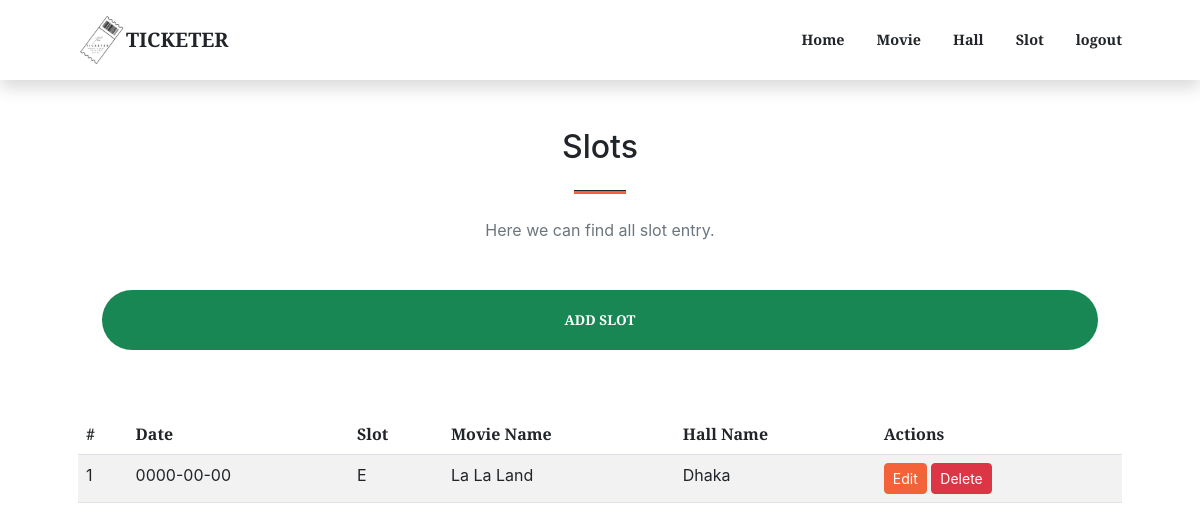
Page /admin/slot.php (signed in) on the earlier database version.
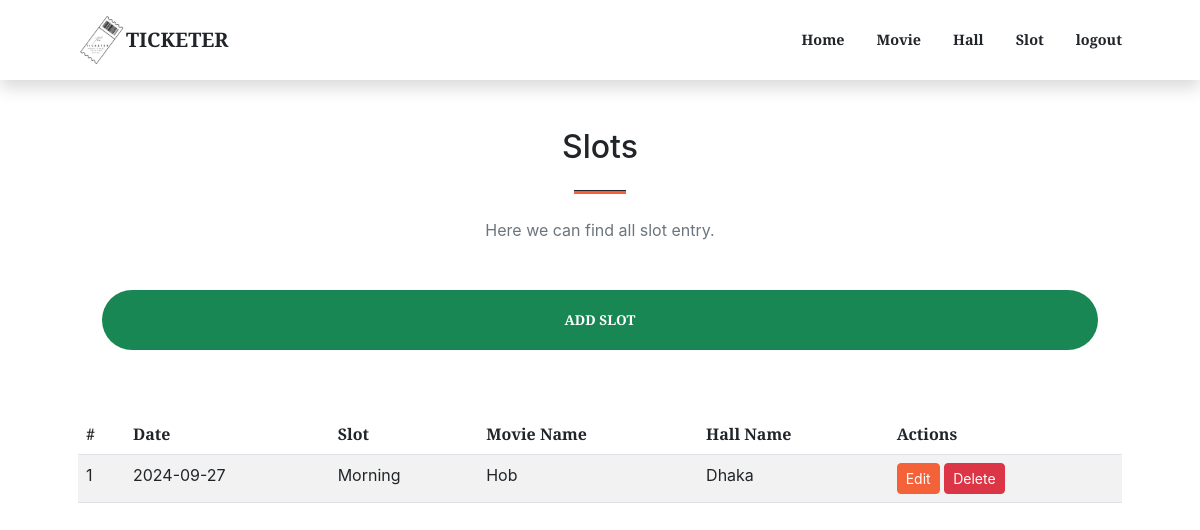
Same page on the later database version.
### tables this page shows
CREATE TABLE `slottable` (
  `movieid` int(11) NOT NULL,
  `hallid` int(11) NOT NULL,
  `slotid` int(11) NOT NULL,
  `date` date NOT NULL,
  `slot` varchar(10) NOT NULL
);

CREATE TABLE `movietable` (
  `movieid` int(11) NOT NULL,
  `moviename` varchar(100) NOT NULL,
  `releasedate` date NOT NULL,
  `genre` varchar(100) NOT NULL,
  `rating` varchar(40) NOT NULL,
  `movierating` int(11) NOT NULL,
  `poster` blob NOT NULL
);

CREATE TABLE `halltable` (
  `hallId` int(11) NOT NULL,
  `hallname` varchar(100) NOT NULL,
  `location` varchar(1000) NOT NULL,
  `rating` int(11) NOT NULL,
  `type` varchar(100) NOT NULL,
  `capacity` int(11) NOT NULL DEFAULT 48
);

### admin/includes/admin.validation.php (called while the page is built, shortened)
<?php
$login = true;
?>

### admin/slot.php (the view, shortened to what this page needs)
<?php
include './includes/admin.validation.php';
include './includes/dbcon.php';
include './includes/header.php';
$sql = "SELECT s.slotid, s.movieid, s.hallid, s.date, s.slot, h.hallname, m.moviename
        FROM slottable s
        JOIN halltable h
        JOIN movietable m
        WHERE s.movieid = m.movieid AND s.hallid = h.hallId";
$result = $conn->query($sql);
?>
<section class="page-section">
    <div class="container px-4 px-lg-5">
        <div class="row gx-4 gx-lg-5 justify-content-center">
            <div class="col-lg-8 col-xl-6 text-center">
                <h2 class="mt-0">Slots</h2>
                <hr class="divider" />
                <p class="text-muted mb-5">Here we can find all slot entry.</p>
            </div>
            <div class="container px-4 px-lg-5">
                <div class="d-grid">
                    <button class="btn btn-success btn-xl mb-3" id="addSlotBtn">Add Slot</button>
                </div>
            </div>
        </div>
        <div class="table-container">
            <table class="table table-striped">
                <thead>
                    <tr>
                        <th>#</th>
                        <th>Date</th>
                        <th>Slot</th>
                        <th>Movie Name</th>
                        <th>Hall Name</th>
                        <th>Actions</th>
                    </tr>
                </thead>
                <tbody>
                    <?php
                    if ($result->num_rows > 0) {
                        $count = 1;
                        while ($row = $result->fetch_assoc()) {
                            echo "<tr>";
                            echo "<td>" . $count . "</td>";
                            echo "<td>" . $row["date"] . "</td>";
                            echo "<td>" . $row["slot"] . "</td>";
                            echo "<td>" . $row["moviename"] . "</td>";
                            echo "<td>" . $row["hallname"] . "</td>";
                            echo "<td>
                            <button class='btn btn-primary btn-sm editSlotBtn'slotid='" . $row["slotid"] . "'slot='" . $row["slot"] . "'date='" . $row["date"] . "'movieid='" . $row["movieid"] . "'hallid='" . $row["hallid"] . "'>Edit</button>
                            <button class='btn btn-danger btn-sm deleteSlotBtn'slotid='" . $row["slotid"] . "'>Delete</button>
                            </td>";
                            echo "</tr>";
                            $count++;
                        }
                    } else {
                        echo "<tr><td colspan='7'>No records found</td></tr>";
                    }
                    ?>
                </tbody>
            </table>
        </div>
    </div>
</section>
<?php include './includes/footer.php'; ?>

### admin/includes/header.php (shortened to what this page needs)
<!DOCTYPE html>
<html lang="en">
<head>
    <link href="https://cdn.jsdelivr.net/npm/bootstrap-icons@1.5.0/font/bootstrap-icons.css" rel="stylesheet" />
    <link href="https://cdnjs.cloudflare.com/ajax/libs/SimpleLightbox/2.1.0/simpleLightbox.min.css" rel="stylesheet" />
    <link href="../css/styles.css" rel="stylesheet" />
</head>
<body id="page-top">
    <nav class="navbar navbar-expand-lg navbar-light fixed-top py-3" id="mainNav">
        <div class="container px-4 px-lg-5">
        <img src="../../assets/favicon.ico" alt="">
        <a class="navbar-brand" href="#page-top"> TICKETER</a>
            <div class="collapse navbar-collapse" id="navbarResponsive">
                <ul class="navbar-nav ms-auto my-2 my-lg-0">
                    <li class="nav-item"><a class="nav-link" href="./index.php">Home</a></li>
                    <li class="nav-item"><a class="nav-link" href="./movie.php">Movie</a></li>
                    <li class="nav-item"><a class="nav-link" href="./hall.php">Hall</a></li>
                    <li class="nav-item"><a class="nav-link" href="./slot.php">Slot</a></li>
                    <?php if ($login) {
                        echo '<li class="nav-item"><a class="nav-link" href="./includes/signout.php">logout</a></li>';
                    } else {
                    } ?>
                </ul>
            </div>
        </div>
    </nav>

### admin/includes/footer.php (shortened to what this page needs)
</body>
</html>

Differences in the rows shown:
removed slottable: date "0000-00-00", slot "E", movieid.moviename "La La Land", hallid.hallname "Dhaka"
added slottable: date "2024-09-27", slot "Morning", movieid.moviename "Hob", hallid.hallname "Dhaka"
